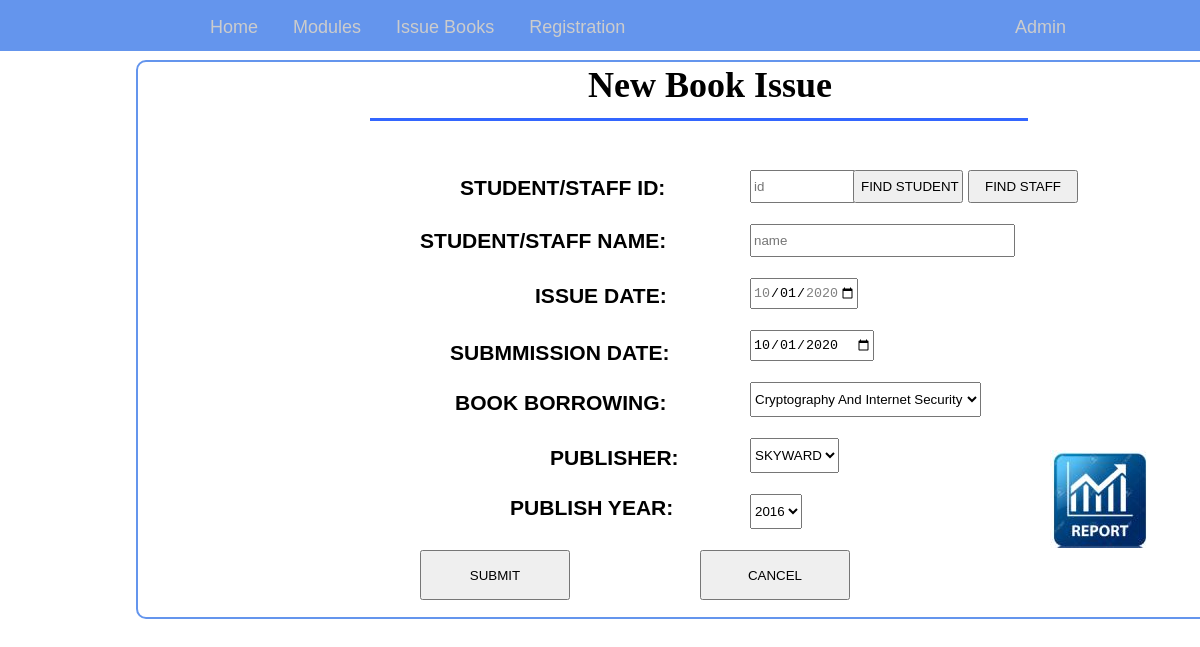
The app's page /BOOK_ISSUE.php with its own data.
### tables this page shows
CREATE TABLE `manage_books` (
  `id` varchar(1000) NOT NULL,
  `isbn` varchar(100) NOT NULL,
  `name` varchar(100) NOT NULL,
  `author` varchar(100) NOT NULL,
  `category` varchar(100) NOT NULL,
  `copies` int(100) NOT NULL,
  `pub` varchar(255) NOT NULL,
  `pub_date` int(100) NOT NULL
);

### BOOK_ISSUE.php (the view, shortened to what this page needs)
  <?php
$host = "localhost";
$user = "root";
$password ="";
$database = "libpro";
$mem_id = "";
$mem_name = "";
try{
    $connect = mysqli_connect($host, $user, $password, $database);
} catch (mysqli_sql_exception $ex) {
    echo 'Error';
}
 $query = "SELECT DISTINCT * FROM manage_books GROUP BY name";
$result1 = mysqli_query($connect, $query);
$options = "";
while($row1 = mysqli_fetch_array($result1))
{
    $options = $options."<option>$row1[2]</option>";
}
$query2 = "SELECT DISTINCT  * FROM  manage_books GROUP BY pub";
$result2 = mysqli_query($connect, $query2);
$options2 = "";
while($row2 = mysqli_fetch_array($result2))
{
    $options2 = $options2."<option>$row2[6]</option>";
}
$query3 = "SELECT DISTINCT * FROM manage_books GROUP BY pub_date";
$result3 = mysqli_query($connect, $query3);
$options3 = "";
while($row3 = mysqli_fetch_array($result3))
{
    $options3 = $options3."<option>$row3[7]</option>";
}
?>
<!DOCTYPE html>
<html>
<body>
<form action="BOOK_ISSUE.php"  method="post">
 <div class="margin">
 </div>
  	<div class="content_wrapper">
<center><h1>New Book Issue</h1></center>
</div>
<div class="line">
<img id="line" src="images/line.png" />
</div>
<div class="fields1">
<h3>STUDENT/STAFF ID:</h3>
</div>
<div class="fields2">
<h3>STUDENT/STAFF NAME:</h3>
</div>
<div class="fields3">
<h3>ISSUE DATE:</h3>
</div>
<div class="fields4">
<h3>SUBMMISSION DATE:</h3>
</div>
<div class="fields6">
<h3>BOOK BORROWING:</h3>
</div>
<div class="col7">
<h3>PUBLISHER:</h3>
</div>
<div class="col8">
<h3>PUBLISH YEAR:</h3>
</div>
<div class="text_boxes">
<input type="text"  name="mem_id" placeholder="id" onfocus="this.blur;"  value="<?php echo $mem_id;?>" size="10px" style="height: 27px;"/><br></br>
<input type="text"  name="mem_name"placeholder="name" onfocus="this.blur;" value="<?php echo $mem_name;?>" size="30px" style="height: 27px;"/><br></br>
<input type="date" name="issued_date" onfocus="this.blur;"  value="<?php echo date('Y-m-d'); ?>"  min="<?php echo date("Y-m-d"); ?>" max="<?php echo date("Y-m-d"); ?>" style="height: 27px;"/><br></br>
<input type="date" name="tosub" onfocus="this.blur;" value="<?php echo date('Y-m-d'); ?>"   min="<?php echo date("Y-m-d"); ?>"  style="height: 27px;"/><br></br>
<select name="name"  style="height: 35px;"/><br>
            <?php echo $options;?>
        </select><br></br>
<select name="pub"  style="height: 35px;"/><br>
            <?php echo $options2;?>
        </select><br></br>
	<select name="year"   style="height:35px"/><br>
            <?php echo $options3;?>
        </select><br></br>
</div>
 <div class="find">
<input type="submit" name="find" value="FIND STUDENT"  style="height:33px; width:110px" />
<input type="submit" name="find2" value="FIND STAFF" style="height:33px; width:110px" />
  </div>
 <div class="submit">
<input type="submit" name="submit" value="SUBMIT" onclick="return confirm('Are you sure you want to add this Record?')" style="height:50px; width:150px" />
  </div>
  <div class="cancel">
  <a href="admin_home.php">
<input type="button" name="cancel" value="CANCEL"  style="height:50px; width:150px" /></a>
  </div>
    <div id="nav">
	 <div id="nav_wrapper">
	<ul>
     <li><a href="admin_home.php">Home</a></li>
	  <li><a href="#">Modules</a>
	</li>
	 <li><a href="#">Issue Books</a>
	 </li>
	 <li><a href="#">Registration</a>
	  </div>
	</div>
<div id="nav2">
<div id="nav2_wrapper">
    <ul>
     <li><a href="#">Admin</a>
	</li>
 </div>
 </div>
  <div class="issuelist">
<a href="issuelist.php"><img src="images\report.jpg"> </a>
</div>
 </form>
 </body>
 </html>

### BOOK_ISSUE.php (style rules this page uses)
body { padding:0; position:fixed; margin:0; overflow-y:scroll; font-family:Arial; font-size:18px; }
#nav { background:#6495ed; position:relative; top:0px; left:0px; width:1900px; }
#nav_wrapper { position:relative; top:2px; left:145px; width:1800px; margin:0 auto; text-align:left; }
.margin { position:absolute; top:-10px; left:136px; width:1060px; height:520px; margin:50px auto; border-radius:10px; border:2px solid #6495ed; padding:10px 40px 25px; margin-top:70px; color:#6495ed; }
#nav ul { list-style-type:none; padding:0; margin:0; position:relative; }
#nav ul li { display:inline-block; }
#nav ul li a,visited { color:#ccc; display:block; padding:15px; text-decoration:none; }
#nav2 { background:#6495ed; }
#nav2_wrapper { position:absolute; top:2px; left:1000px; width:300px; margin:0 auto; text-align:left; }
#nav2 ul { list-style-type:none; padding:0; margin:0; position:relative; }
#nav2 ul li { display:inline-block; }
#nav2 ul li a,visited { color:#ccc; display:block; padding:15px; text-decoration:none; }
.content_wrapper { position:absolute; top:40px; left:20px; width:1380px; height:470px; font-family:"Times New Roman"; font-size:"25"; }
.line { position:absolute; top:105px; left:370px; }
.fields1 { position:absolute; top:155px; left:460px; }
.fields2 { position:absolute; top:208px; left:420px; }
.fields3 { position:absolute; top:263px; left:535px; }
.fields4 { position:absolute; top:320px; left:450px; }
.fields6 { position:absolute; top:370px; left:455px; }
.text_boxes { position:absolute; top:170px; left:750px; }
.submit { position:absolute; top:550px; left:420px; }
.cancel { position:absolute; top:550px; left:700px; }
.find { position:absolute; top:170px; left:853px; }
.issuelist { position:absolute; top:450px; left:1050px; }
.col7 { position:absolute; top:425px; left:550px; }
.col8 { position:absolute; top:475px; left:510px; }

### records on screen
manage_books: name "Cryptography And Internet Security"
manage_books: pub "SKYWARD", year "2016"
